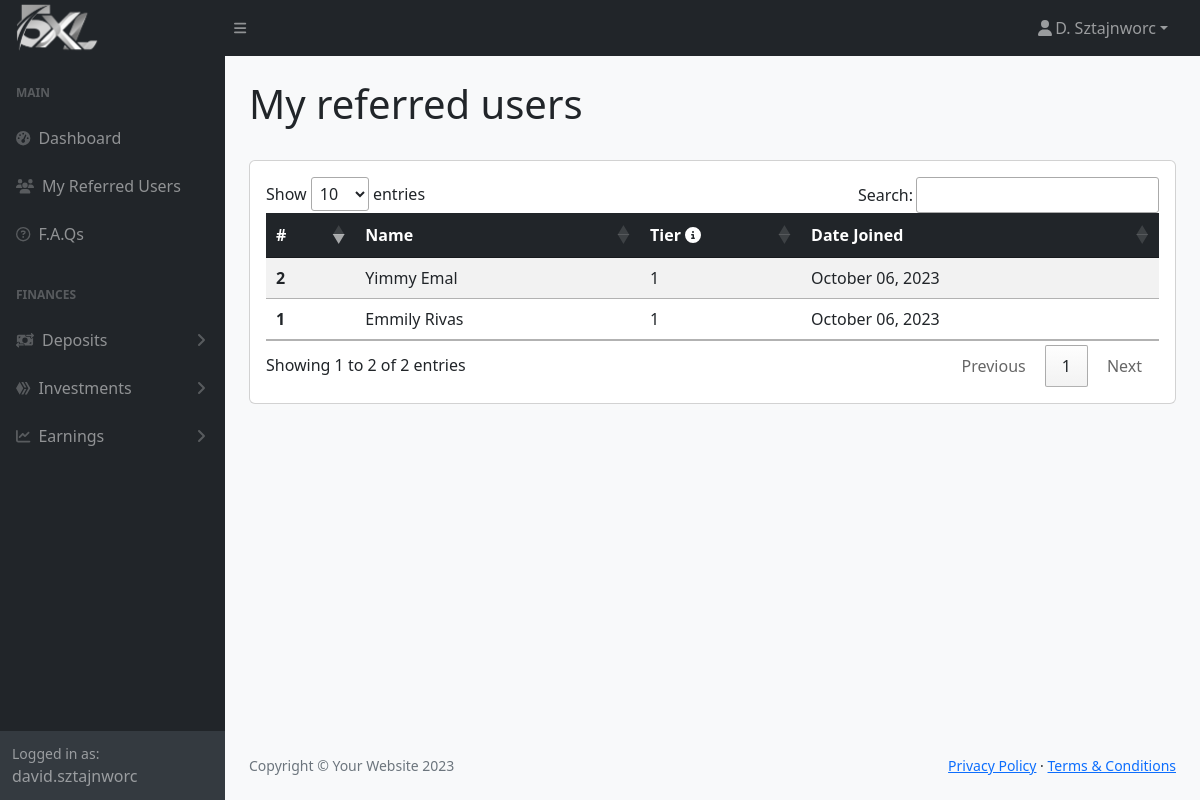
The app's page /referrals/ (signed in) with its own data.
### myapp/models.py (models this page shows, shortened)
class Profile(models.Model):
    user = models.OneToOneField(User, on_delete=models.CASCADE)
    firstName = models.CharField(max_length=100, default='')
    lastName = models.CharField(max_length=100, default='')
    phone = models.CharField(max_length=100, default='')
    country = models.CharField(max_length=100, default='')
    dateOfBirth = models.DateField(null=True, blank=True)
    dateJoined = models.DateField(auto_now_add=True)
    referral_code = models.CharField(max_length=12, unique=True, blank=True)
    referred_by = models.ForeignKey(
        'self', on_delete=models.SET_NULL, null=True, blank=True)
    balance = models.DecimalField(max_digits=20, decimal_places=2, default=0, blank=True)
    ewallet = models.CharField(max_length=100, null=True, blank=True)
    def __str__(self):
        return f'{self.firstName} {self.lastName}'
    def get_full_name(self):
        return f"{self.firstName} {self.lastName}"
    def get_short_name(self):
        return self.firstName[0] + ". " + self.lastName
    def getReferredUsers(self, level=3, tier=1):
        if level == 0:
            return []
        referred_users = list(Profile.objects.filter(referred_by=self))
        for referred_user in referred_users:
            referred_user.tier = tier
            referred_user.referred_users = referred_user.getReferredUsers(
                level=level-1, tier=tier+1)
        all_referred_users = referred_users.copy()
        for referred_user in referred_users:
            all_referred_users += referred_user.getReferredUsers(
                level=level-1, tier=tier+1)
        return all_referred_users

### myapp/views.py (the view)
# urls.py: path('referrals/', views.referrals, name='referrals'),
@login_required
def referrals(request):
    referrals = request.user.profile.getReferredUsers()
    referrals = sorted(
        referrals, key=lambda referred_user: referred_user.tier, reverse=False
    )
    return render(request, "referrals.html", {"referrals": referrals})

### myapp/templates/referrals.html (shortened to what this page needs)
{% extends "layout.html" %}
{% block content %}
    <main>
        <div class="container-fluid px-4">
            <div class="row">
                <h1 class="mt-4">My referred users</h1>
                <div class="col-md-12 mt-4">
                    <div class="card card-body table-responsive">
                        <table class="table  table-striped table-hover" id="dataTable" cellspacing="0">
                            <thead class="table-dark">
                                <tr>
                                    <th scope="col" style="width: 10%;">#</th>
                                    <th scope="col">Name</th>
                                    <th scope="col" data-toggle="tooltip" data-placement="top"
                                        title="Tier 1: Direct Referral, Tier 2: Referral of a Referral, Tier 3: Referral of a Referral of a Referral">
                                        Tier <i class="fas fa-info-circle"></i></th>
                                    <th scope="col">Date Joined</th>
                                </tr>
                            </thead>
                            <tbody>
                                {% for profile in referrals %}
                                <tr>
                                    <th scope="row">{{ forloop.counter }}</th>
                                    <td>{{ profile|title }}</td>
                                    <td>{{ profile.tier }}</td>
                                    <td>{{ profile.user.date_joined|date:"F d, Y" }}</td>
                                </tr>
                                {% endfor %}
                            </tbody>
                        </table>
                    </div>
                </div>
            </div>
        </div>
    </main>
{% endblock %}

### myapp/templates/layout.html (shortened to what this page needs)
{% load static %}
<!DOCTYPE html>
<html lang="en">
<head>
    <link rel="stylesheet" type="text/css" href="{% static 'css/styles.css' %}">
    <link rel="stylesheet" href="https://cdn.jsdelivr.net/npm/bootstrap-icons@1.10.4/font/bootstrap-icons.css">
    <link rel="stylesheet" type="text/css" href="https://cdn.datatables.net/1.11.3/css/jquery.dataTables.css">
    <link href="https://cdn.jsdelivr.net/npm/select2@4.1.0-rc.0/dist/css/select2.min.css" rel="stylesheet" />
</head>
<body class="sb-nav-fixed bg-light">
    <nav class="sb-topnav navbar navbar-expand navbar-dark bg-dark">
        <a class="navbar-brand ps-3" href="{% url 'index' %}">
            <img src="{% static 'img/logo_white.png' %}" alt="" height="100" class="d-inline-block align-text-top"
                style="
            margin-top: -10px; margin-bottom: -10px; margin-left: -10px; margin-right: -10px; padding: 0px;">
        </a>
        <button class="btn btn-link btn-sm order-1 order-lg-0 me-4 me-lg-0" id="sidebarToggle" href="#!"><i
                class="fas fa-bars"></i></button>
        <ul class="navbar-nav ms-auto ms-md-0 me-3 me-lg-4">
            <li class="nav-item dropdown">
                <a class="nav-link dropdown-toggle" id="navbarDropdown" href="#" role="button" data-bs-toggle="dropdown"
                    aria-expanded="false"><i class="fas fa-user fa-fw"></i>{{user.profile.get_short_name}}</a>
            </li>
        </ul>
    </nav>
    <div id="layoutSidenav">
        <div id="layoutSidenav_nav">
            <nav class="sb-sidenav accordion sb-sidenav-dark" id="sidenavAccordion">
                <div class="sb-sidenav-menu">
                    <div class="nav">
                        <div class="sb-sidenav-menu-heading">Main</div>
                        <a class="nav-link" href="{% url 'index' %}">
                            <div class="sb-nav-link-icon"><i class="fas fa-tachometer-alt"></i></div>
                            Dashboard
                        </a>
                        <a class="nav-link" href="{% url 'referrals' %}">
                            <div class="sb-nav-link-icon"><i class="fas fa-users"></i></div>
                            My Referred Users
                        </a>
                        <a class="nav-link" href="{% url 'faqs' %}">
                            <div class="sb-nav-link-icon"><i class="fa-regular fa-circle-question"></i></div>
                            F.A.Qs
                        </a>
                        <div class="sb-sidenav-menu-heading">Finances</div>
                        <a class="nav-link collapsed" href="#" data-bs-toggle="collapse"
                            data-bs-target="#collapseDeposits" aria-expanded="false" aria-controls="collapseDeposits">
                            <div class="sb-nav-link-icon"><i class="fa-solid fa-money-bill-transfer"></i></div>
                            Deposits
                            <div class="sb-sidenav-collapse-arrow"><i class="fas fa-angle-down"></i></div>
                        </a>
                        <a class="nav-link collapsed" href="#" data-bs-toggle="collapse"
                            data-bs-target="#collapseInvestments" aria-expanded="false" aria-controls="collapseInvestments">
                            <div class="sb-nav-link-icon"><i class="fa-brands fa-hive"></i></div>
                            Investments
                            <div class="sb-sidenav-collapse-arrow"><i class="fas fa-angle-down"></i></div>
                        </a>
                        <a class="nav-link collapsed" href="#" data-bs-toggle="collapse"
                            data-bs-target="#collapseEarnings" aria-expanded="false" aria-controls="collapseEarnings">
                            <div class="sb-nav-link-icon"><i class="fa-solid fa-chart-line"></i></div>
                            Earnings
                            <div class="sb-sidenav-collapse-arrow"><i class="fas fa-angle-down"></i></div>
                        </a>
                    </div>
                </div>
                <div class="sb-sidenav-footer">
                    <div class="small">Logged in as:</div>
                    {{user}}
                </div>
            </nav>
        </div>
        <div id="layoutSidenav_content">
            {% block content %}
            {% endblock %}
            <footer class="py-4 bg-light mt-auto">
                <div class="container-fluid px-4">
                    <div class="d-flex align-items-center justify-content-between small">
                        <div class="text-muted">Copyright &copy; Your Website 2023</div>
                        <div>
                            <a href="#">Privacy Policy</a>
                            &middot;
                            <a href="#">Terms &amp; Conditions</a>
                        </div>
                    </div>
                </div>
            </footer>
        </div>
    </div>
</body>
</html>

### records on screen
Profile: firstName+lastName "Emmily Rivas", tier "1", user.date_joined "October 06, 2023"
Profile: firstName+lastName "Yimmy Emal", tier "1", user.date_joined "October 06, 2023"

### other values on screen
{{ user.profile.get_short_name }} "D. Sztajnworc"
{{ user }} "david.sztajnworc"
